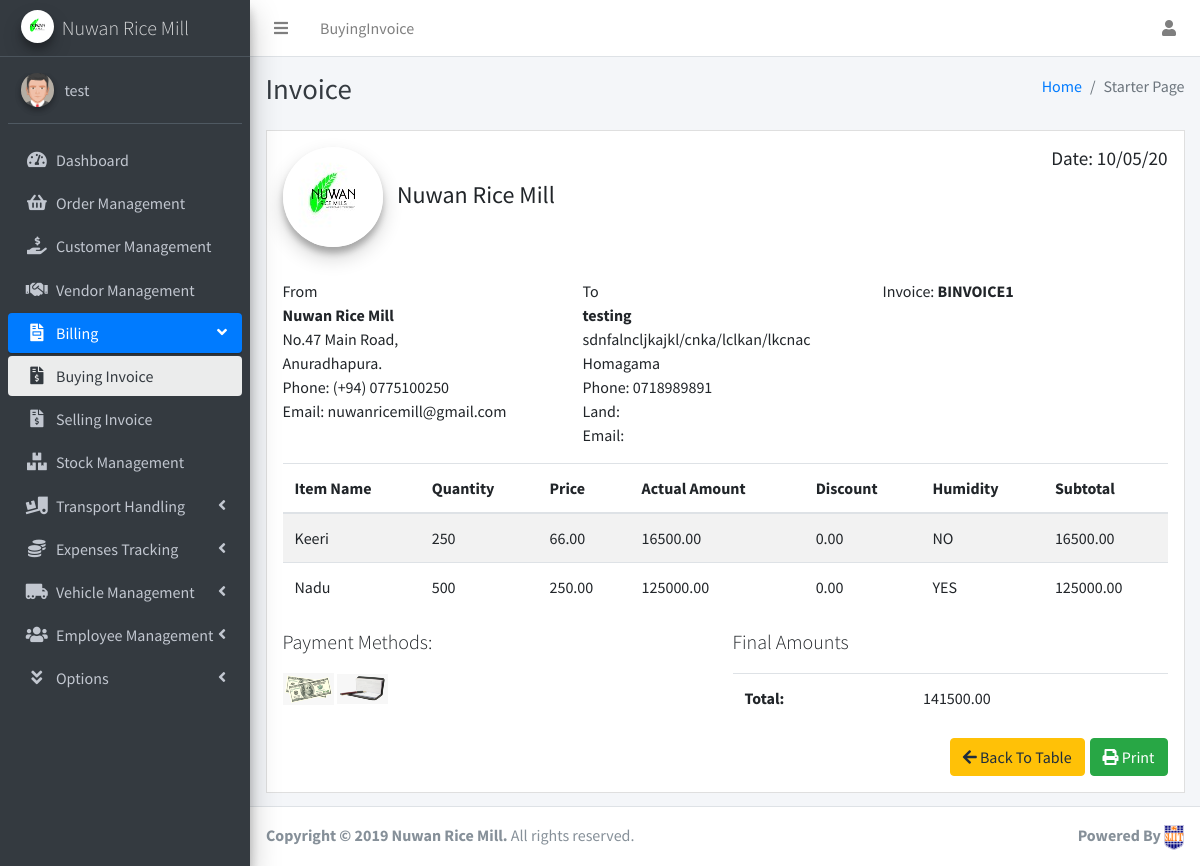
Screenshot of /Billing/buyingInvoice.php?&byninvid=9 (signed in) with the database file from the repository.
### tables this page shows
CREATE TABLE `buyinginvoicelist` (
  `id` int(11) NOT NULL,
  `BInvoiceID` varchar(50) NOT NULL,
  `orderDate` varchar(20) NOT NULL,
  `vendorid` int(11) NOT NULL,
  `finalAmount` decimal(10,2) NOT NULL
);

CREATE TABLE `vendor` (
  `vendorID` int(11) NOT NULL,
  `VenID` varchar(50) NOT NULL,
  `vName` varchar(100) NOT NULL,
  `vMNumber` varchar(10) NOT NULL,
  `vLNumber` varchar(10) DEFAULT NULL,
  `vEmail` varchar(150) DEFAULT NULL,
  `vAddress` varchar(250) NOT NULL,
  `vCity` varchar(50) NOT NULL,
  `vDistrict` varchar(50) NOT NULL
);

CREATE TABLE `buyinginvoiceitem` (
  `id` int(11) NOT NULL,
  `inlistTableId` int(11) NOT NULL,
  `BInvoiceID` varchar(50) NOT NULL,
  `itemName` varchar(60) NOT NULL,
  `itemQuantity` int(11) NOT NULL,
  `itemPrice` decimal(10,2) NOT NULL,
  `actualAmount` decimal(10,2) NOT NULL,
  `discount` decimal(10,2) NOT NULL,
  `humidity` varchar(20) NOT NULL,
  `total` decimal(10,2) NOT NULL
);

CREATE TABLE `items` (
  `I_ID` int(11) NOT NULL,
  `itemID` varchar(50) NOT NULL,
  `itemName` varchar(150) NOT NULL
);

### Billing/buyingInvoice.php (the view, shortened to what the rows shown need)
<?php
include '../inc/dbconnect.php';
if (isset($_GET["byninvid"])) {
    $byninvoicelistid = $_GET["byninvid"];
    $sql = "SELECT bi.itemName,i.itemName,bi.itemQuantity,bi.itemPrice,bi.actualAmount,bi.discount,bi.humidity,bi.total FROM buyinginvoicelist b,buyinginvoiceitem bi,items i WHERE bi.inlistTableId = b.id AND bi.itemName = i.I_ID AND bi.inlistTableId = {$byninvoicelistid}";
    $result = mysqli_query($con, $sql);
    $sql = "SELECT b.BInvoiceID,v.vName,v.vMNumber,v.vLNumber,v.vEmail,v.vAddress,v.vCity,b.finalAmount FROM buyinginvoicelist b,vendor v WHERE b.vendorid = v.vendorID AND b.id ={$byninvoicelistid}";
    $resultset = mysqli_query($con, $sql);
    $resl = mysqli_fetch_assoc($resultset);
    $invoiceid = $resl['BInvoiceID'];
    $vendorname  = $resl['vName'];
    $vendoraddress = $resl['vAddress'];
    $vendercity = $resl['vCity'];
    $vendormobile = $resl['vMNumber'];
    $vendorland = $resl['vLNumber'];
    $vendoremail = $resl['vEmail'];
    $finalAmount = $resl['finalAmount'];
}
?>
<!DOCTYPE html>
<html lang="en">
<head>
    <link rel="stylesheet" href="../dist/css/customCSS.css">
    <link rel="stylesheet" href="../plugins/overlayScrollbars/css/OverlayScrollbars.min.css">
    <link rel="stylesheet" href="../plugins/fontawesome-free/css/all.min.css">
    <link rel="stylesheet" href="../dist/css/adminlte.min.css">
    <link rel="stylesheet" href="../plugins/datatables-bs4/css/dataTables.bootstrap4.css">
</head>
<body class="hold-transition sidebar-mini layout-fixed layout-navbar-fixed layout-footer-fixed">
    <div class="wrapper">
        <div class="content-wrapper">
            <div class="content-header">
                <div class="container-fluid">
                    <div class="row mb-2">
                        <div class="col-sm-6">
                            <h1 class="m-0 text-dark">Invoice</h1>
                        </div>
                    </div>
                </div>
            </div>
            <div class="content">
                <div class="container-fluid">
                    <div class="row">
                        <div class="col-12">
                            <div class="invoice p-3 mb-3">
                                <div class="row invoice-info">
                                    <div class="col-sm-4 invoice-col">
                                        To
                                        <address>
                                            <strong><?php echo $vendorname ?></strong><br>
                                            <?php echo $vendoraddress ?><br>
                                            <?php echo $vendercity ?><br>
                                            Phone: <?php echo $vendormobile ?><br>
                                            Land:<?php echo $vendorland ?><br>
                                            Email: <?php echo $vendoremail ?>
                                        </address>
                                    </div>
                                    <div class="col-sm-4 invoice-col">
                                        Invoice: <b><?php echo $invoiceid ?></b><br>
                                    </div>
                                </div>
                                <div class="row">
                                    <div class="col-12 table-responsive">
                                        <table class="table table-striped">
                                            <thead>
                                                <tr>
                                                    <th>Item Name</th>
                                                    <th>Quantity</th>
                                                    <th>Price</th>
                                                    <th>Actual Amount</th>
                                                    <th>Discount</th>
                                                    <th>Humidity</th>
                                                    <th>Subtotal</th>
                                                </tr>
                                            </thead>
                                            <tbody>
                                                <?php
                                                while ($row = mysqli_fetch_assoc($result)) {
                                                    $itemName = $row['itemName'];
                                                    $quantity = $row['itemQuantity'];
                                                    $price = $row['itemPrice'];
                                                    $actualAmount = $row['actualAmount'];
                                                    $discount = $row['discount'];
                                                    $humidity = $row['humidity'];
                                                    $subtotal = $row['total'];
                                                ?>
                                                    <tr>
                                                        <td><?php echo $itemName ?></td>
                                                        <td><?php echo $quantity ?></td>
                                                        <td><?php echo $price ?></td>
                                                        <td><?php echo $actualAmount ?></td>
                                                        <td><?php echo $discount ?></td>
                                                        <td><?php echo $humidity ?></td>
                                                        <td><?php echo $subtotal ?></td>
                                                    </tr>
                                                <?php
                                                }
                                                ?>
                                            </tbody>
                                        </table>
                                    </div>
                                </div>
                                <div class="row">
                                    <div class="col-6">
                                        <div class="table-responsive">
                                            <table class="table">
                                                <tr>
                                                    <th>Total:</th>
                                                    <td><?php echo $finalAmount ?></td>
                                                </tr>
                                            </table>
                                        </div>
                                    </div>
                                </div>
                            </div>
                        </div>
                    </div>
                </div>
            </div>
        </div>
    </div>
</body>
</html>

### rows the page displays
buyinginvoicelist: vendorid.vName "testing", vendorid.vAddress "sdnfalncljkajkl/cnka/lclkan/lkcnac", vendorid.vCity "Homagama", vendorid.vMNumber "0718989891", BInvoiceID "BINVOICE1", finalAmount "141500.00"
buyinginvoiceitem: items.itemName "Keeri", itemQuantity "250", itemPrice "66.00", actualAmount "16500.00", discount "0.00", humidity "NO", total "16500.00"
buyinginvoiceitem: items.itemName "Nadu", itemQuantity "500", itemPrice "250.00", actualAmount "125000.00", discount "0.00", humidity "YES", total "125000.00"

### other values shown
$_SESSION['username'] "test"
